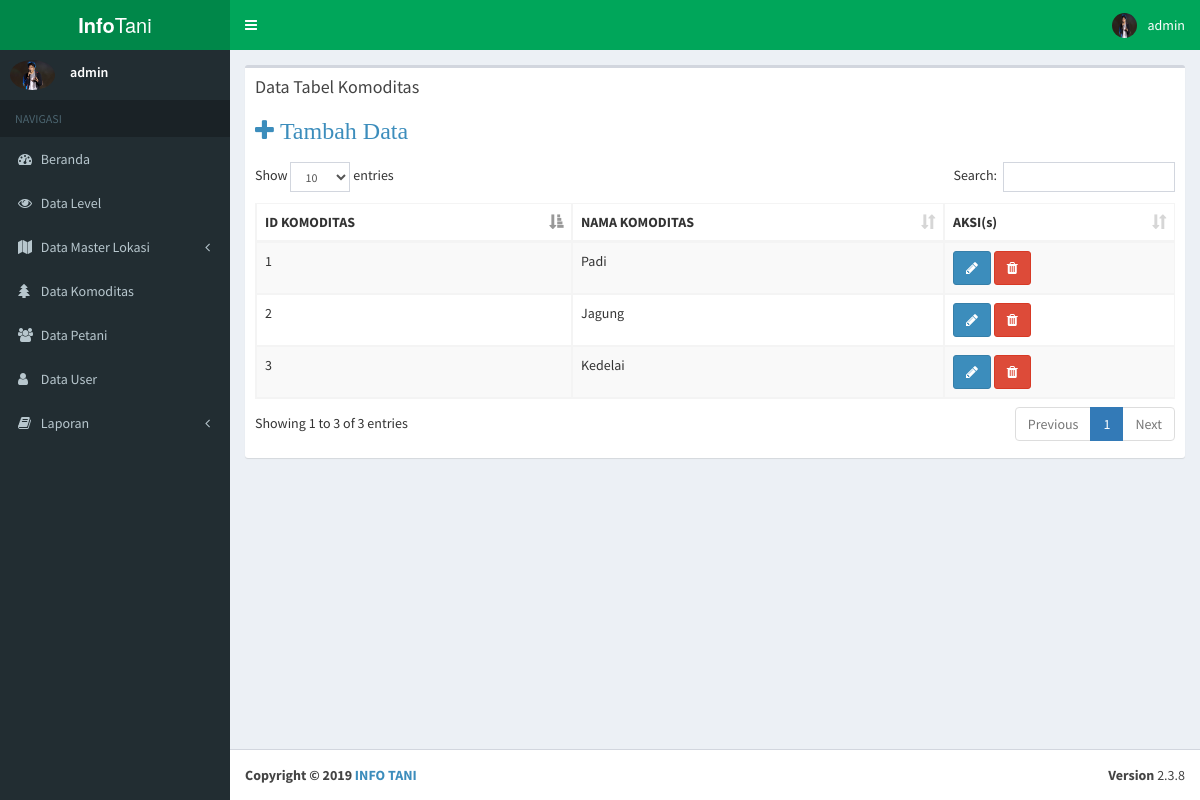
/Pages/Admin/viewkomoditas.php (signed in), run on the app's committed database.
### tables this page shows
CREATE TABLE `user` (
  `ID_USER` int(11) NOT NULL,
  `ID_LEVEL` int(11) DEFAULT NULL,
  `USERNAME` varchar(20) DEFAULT NULL,
  `PASSWORD` varchar(255) DEFAULT NULL,
  `FOTO_USER` varchar(18) DEFAULT NULL
);

CREATE TABLE `komoditas` (
  `ID_KOMODITAS` int(11) NOT NULL,
  `NAMA_KOMODITAS` varchar(20) DEFAULT NULL
);

### controller/session.php (called while the page is built, shortened)
<?php
include "./koneksi.php";
$user_check=$_SESSION['USERNAME'];
$sql = "select * from user where USERNAME='$user_check'" ;
$ses_sql=mysqli_query($koneksi,$sql);
$row = mysqli_fetch_assoc($ses_sql);
$gambar = $row['FOTO_USER'];
?>

### Pages/Admin/viewkomoditas.php (the view, shortened to what this page needs)
<!DOCTYPE html>
<html>
<?php
        include_once "../_partials/head.php";
?>
<body class="hold-transition skin-green sidebar-mini">
<div class="wrapper">
    <?php
            include_once "../_partials/header.php";
    ?>
  <aside class="main-sidebar">
    <?php
        include_once "../_partials/sidebar.php";
    ?>
  </aside>
  <div class="content-wrapper">
    <section class="content">
      <div class="row">
        <div class="col-xs-12">
          <div class="box">
            <div class="box-header">
              <h3 class="box-title">Data Tabel Komoditas</h3>
              <h3><a href="tambahkomoditas.php"><span class="fa fa-plus" style="position:static;float:Left"> Tambah Data</span></a></h3>
            </div>
            <div class="box-body table-responsive">
              <table id="example1" class="table table-bordered table-striped">
                <thead class="thead-dark">
                <tr>
                  <th>ID KOMODITAS</th>
                  <th>NAMA KOMODITAS</th>
                  <th>AKSI(s)</th>
                </tr>
                </thead>
                <tbody>
                    <?php
                    require_once "../../controller/admin/koneksi.php";
                    $query = mysqli_query($koneksi, "SELECT * FROM KOMODITAS");
                    while($data = mysqli_fetch_array($query)) {
                    ?>
                    <tr>
                        <td><?php echo $data ['ID_KOMODITAS'];?></td>
                        <td><?php echo $data ['NAMA_KOMODITAS'];?></td>
                        <td>
                        <a href="ubahkomoditas.php?id=<?php echo $data['ID_KOMODITAS'];?>"><button class="pilih btn btn-primary"><span class="fa fa-pencil">
                        </span></button></a>
                        <a href="#del<?php echo $data['ID_KOMODITAS'];?>" data-toggle="modal" class="btn btn-danger"><span class="fa fa-trash"></a>
                        </td>
                    </tr>
                    <?php
                    } ?>
                    </tbody>
              </table>
            </div>
          </div>
        </div>
      </div>
    </section>
  </div>
  <?php
        include_once "../_partials/footer.php";
  ?>
</div>
</body>
</html>

### Pages/_partials/header.php (shortened to what this page needs)
<?php
    require_once "../../controller/koneksi.php";
    include "../../controller/session.php";
      ?>
<header class="main-header">
  <a href="../frontend/index.php" class="logo">
    <span class="logo-lg"><b>Info</b>Tani</span>
  </a>
  <nav class="navbar navbar-static-top">
    <a href="#" class="sidebar-toggle" data-toggle="offcanvas" role="button">
    </a>
    <div class="navbar-custom-menu">
      <ul class="nav navbar-nav">
        <li class="dropdown user user-menu">
          <a href="#" class="dropdown-toggle" data-toggle="dropdown">
            <img src="../../img/user/<?php echo $gambar;?>" class="user-image" alt="User Image">
            <span class="hidden-xs"><?php echo $_SESSION['USERNAME'] ?></span>
          </a>
        </li>
      </ul>
    </div>
  </nav>
</header>

### Pages/_partials/sidebar.php (shortened to what this page needs)
<section class="sidebar">
  <div class="user-panel">
    <div class="pull-left image">
      <img src="../../img/user/<?php echo $gambar;?>" class="img-circle" alt="User Image">
    </div>
    <div class="pull-left info">
      <p><?php echo $_SESSION['USERNAME'] ?></p>
    </div>
  </div>
  <ul class="sidebar-menu">
    <li class="header">NAVIGASI</li>
    <li class="treeview">
      <a href="./index.php">
        <i class="fa fa-dashboard"></i> <span>Beranda</span>
      </a>
    </li>
    <li class="treeview">
      <a href="./viewlevel.php">
        <i class="fa fa-eye"></i> <span>Data Level</span>
      </a>
    </li>
    <li class="treeview">
      <a href="#">
        <i class="fa fa-map"></i> <span>Data Master Lokasi</span>
        <span class="pull-right-container">
          <i class="fa fa-angle-left pull-right"></i>
        </span>
      </a>
    </li>
    <li class="treeview">
      <a href="./viewkomoditas.php">
        <i class="fa fa-tree"></i> <span>Data Komoditas</span>
      </a>
    </li>
    <li class="treeview">
      <a href="./viewpetani.php">
        <i class="fa fa-users"></i> <span>Data Petani</span>
      </a>
    </li>
    <li class="treeview">
      <a href="./viewuser.php">
        <i class="fa fa-user"></i> <span>Data User</span>
      </a>
    </li>
    <li class="treeview">
      <a href="#">
        <i class="fa fa-book"></i> <span>Laporan</span>
        <span class="pull-right-container">
          <i class="fa fa-angle-left pull-right"></i>
        </span>
      </a>
    </li>
  </ul>
  </section>

### data on the page
user: FOTO_USER (picture)
komoditas: ID_KOMODITAS "1", NAMA_KOMODITAS "Padi"
komoditas: ID_KOMODITAS "2", NAMA_KOMODITAS "Jagung"
komoditas: ID_KOMODITAS "3", NAMA_KOMODITAS "Kedelai"

### other printed values
$_SESSION['USERNAME'] "admin"
